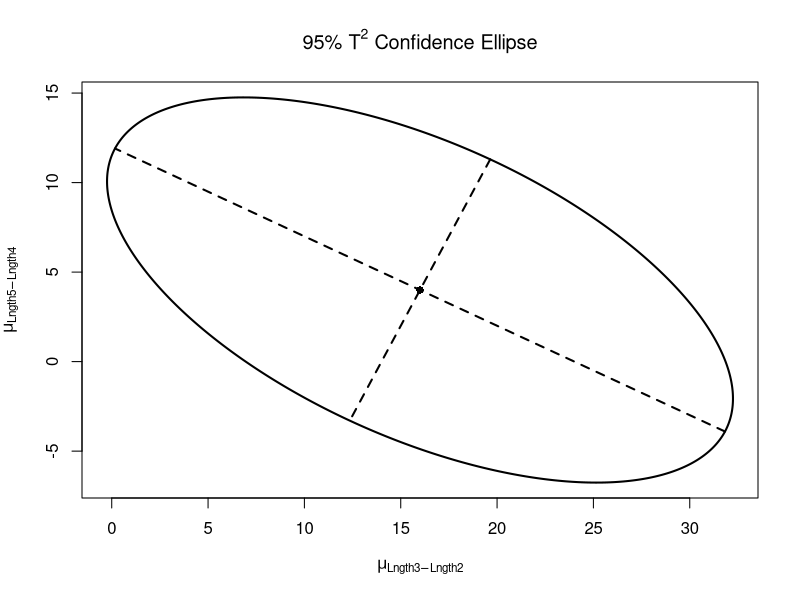
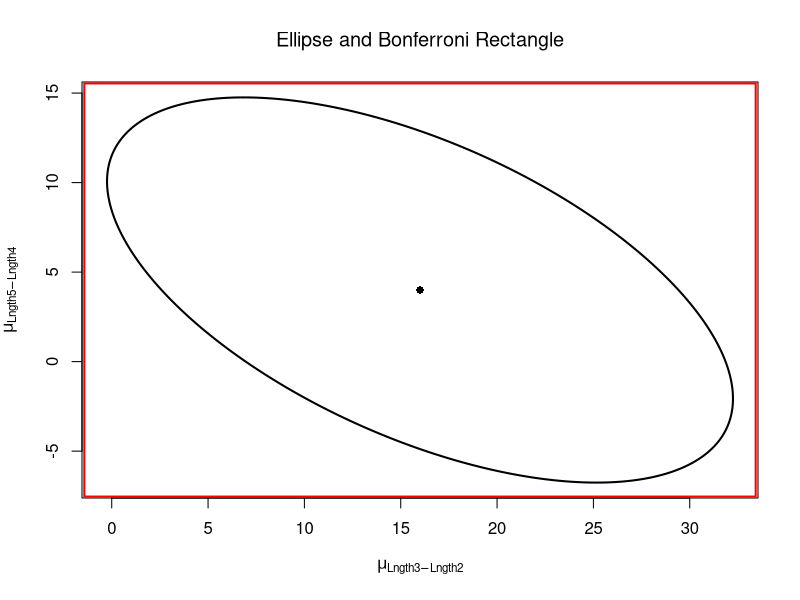

The R script that drew these images, in order:
dat = read.csv("bear_weights_lengths.csv")
dat = dat[-1]
length = dat[,c(5,6,7,8)]
xbar = apply(length, 2, mean)
S = var(length)
n = nrow(length)
q = ncol(length)
alpha = 0.05


(C1 = cbind(1, diag(-1, q-1)))

c2_a <- ((n - 1) * q) / (n - q) * qf(1 - alpha, q, n - q)

lower = xbar - sqrt(c2_a) * sqrt(diag(S) / n)
upper = xbar + sqrt(c2_a) * sqrt(diag(S) / n)

CI_a <- data.frame(
  Lower = round(lower, 4),
  Upper = round(upper, 4)
)

CI_a

# Question 2
C <- rbind(
  c(-1,  1,  0,  0),
  c( 0, -1,  1,  0),
  c( 0,  0, -1,  1)
)
# C <- rbind(
#   c(0,  0,  -1,  1),
#   c( 0, -1,  1,  0),
#   c( -1,  1, 0,  0)
# )

xbar_2 = C %*% xbar
S_2 = C %*% S %*% t(C)
q = nrow(C)

#T2 = n * t(xbar_2) %*% S_2 %*% xbar_2
c2_b <- ((n - 1) * q) / (n - q) * qf(1 - alpha, q, n - q)
lower_b <- xbar_2 - sqrt(c2_b) * sqrt(diag(S_2) / n)
upper_b <- xbar_2 + sqrt(c2_b) * sqrt(diag(S_2) / n)

CI_b <- data.frame(
  Variable = c("Lngth3 - Lngth2", "Lngth4 - Lngth3", "Lngth5 - Lngth4"),
  Lower = round(lower_b, 3),
  Upper = round(upper_b, 3)
)

CI_b

# Question 3

C <- rbind(
  c(-1,  1,  0,  0),
  c( 0, 0,  -1,  1)
)

xbar_2 = C %*% xbar
S_2 = C %*% S %*% t(C)
q = 2

#T2 = n * t(xbar_2) %*% S_2 %*% xbar_2
c3 <- ((n - 1) * q) / (n - q) * qf(1 - alpha, q, n - q)

eig <- eigen(S_2)
eig
axis1 <- sqrt(eig$values[1]) * sqrt(c3 / n)
axis2 <- sqrt(eig$values[2]) * sqrt(c3 / n)

phi <- atan2(eig$vectors[2, 1], eig$vectors[1, 1])

t <- seq(0, 2*pi, length.out = 500)

xx <- xbar_2[1] + axis1*cos(t)*cos(phi) - axis2*sin(t)*sin(phi)
yy <- xbar_2[2] + axis1*cos(t)*sin(phi) + axis2*sin(t)*cos(phi)

plot(xx, yy, type = "l", lwd = 2,
     xlab = expression(mu[Lngth3-Lngth2]),
     ylab = expression(mu[Lngth5-Lngth4]),
     main = expression("95% " * T^2 * " Confidence Ellipse"))
points(xbar_2[1], xbar_2[2], pch = 16)

# Optional: draw major/minor axes
mjrx <- xbar_2[1] + c(-1, 1) * axis1 * cos(phi)
mjry <- xbar_2[2] + c(-1, 1) * axis1 * sin(phi)
mnrx <- xbar_2[1] + c(-1, 1) * axis2 * cos(phi + pi/2)
mnry <- xbar_2[2] + c(-1, 1) * axis2 * sin(phi + pi/2)

lines(mjrx, mjry, lwd = 2, lty = 2)
lines(mnrx, mnry, lwd = 2, lty = 2)

# Question 4

m <- 7
tcrit <- qt(1 - alpha / (2 * m), df = n - 1)

C <- rbind(
  c(-1,  1,  0,  0),
  c( 0, -1,  1,  0),
  c( 0,  0, -1,  1)
)

xbar_inc <- as.numeric(C %*% xbar)
S_inc <- C %*% S %*% t(C)
q <- nrow(C)

# Means
bon_lower_means <- xbar - tcrit * sqrt(diag(S) / n)
bon_upper_means <- xbar + tcrit * sqrt(diag(S) / n)

Bon_means <- data.frame(
  Lower = round(bon_lower_means, 3),
  Upper = round(bon_upper_means, 3)
)

# Increases
bon_lower_inc <- xbar_inc - tcrit * sqrt(diag(S_inc) / n)
bon_upper_inc <- xbar_inc + tcrit * sqrt(diag(S_inc) / n)

Bon_inc <- data.frame(
  Variable = c("Lngth3 - Lngth2", "Lngth4 - Lngth3", "Lngth5 - Lngth4"),
  Lower = round(bon_lower_inc, 3),
  Upper = round(bon_upper_inc, 3)
)

Bon_means
Bon_inc

# Question 5

plot(xx, yy, type = "l", lwd = 2,
     xlab = expression(mu[Lngth3-Lngth2]),
     ylab = expression(mu[Lngth5-Lngth4]),
     main = expression("Ellipse and Bonferroni Rectangle"))
points(xbar_2[1], xbar_2[2], pch = 16)

rect(
  xleft   = bon_lower_inc[1],
  xright  = bon_upper_inc[1],
  ybottom = bon_lower_inc[3],
  ytop    = bon_upper_inc[3],
  border = "red",
  lwd = 2
)
